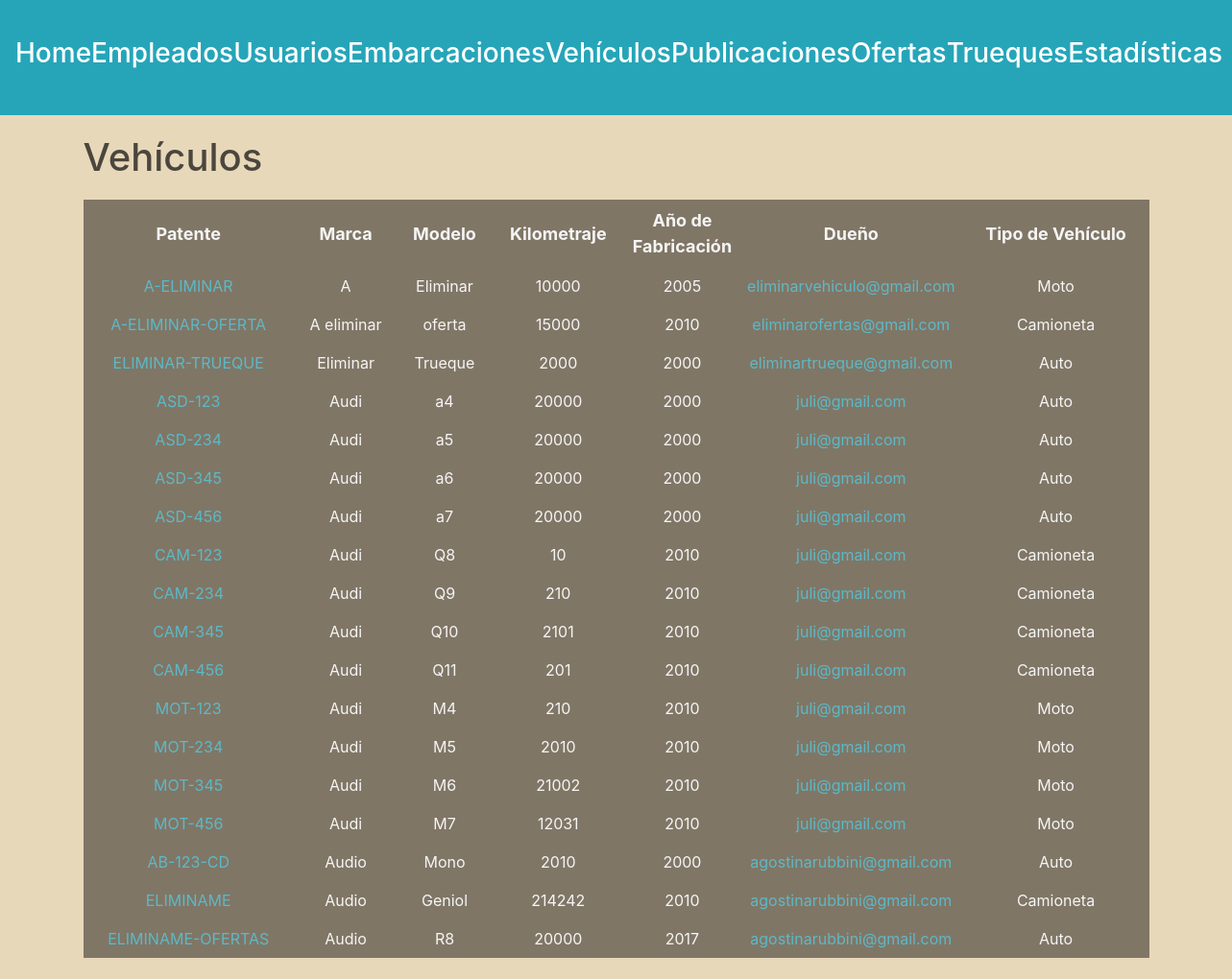
Screenshot of /administrador/vehiculos/ (signed in) with the database file from the repository.
### vehiculos/models.py (models this page shows)
class Vehiculo(models.Model):
    patente = models.CharField(max_length=100, unique=True)
    marca = models.CharField(max_length=100)
    modelo = models.CharField(max_length=100)
    tipo = models.ForeignKey(TipoVehiculo, on_delete=models.SET_NULL, null=True)
    año_fabricacion = models.DecimalField(max_digits=4, decimal_places=0, default=2000)
    kilometraje = models.DecimalField(max_digits=10, decimal_places=0, default=0)
    dueño = models.ForeignKey(Usuario, on_delete=models.CASCADE)

class TipoVehiculo(models.Model):
    clase = models.CharField(max_length=50, unique=True)

### usuarios/models.py (models this page shows, shortened)
class Usuario(AbstractBaseUser, PermissionsMixin):
    nombre = models.CharField(max_length=50)
    apellido = models.CharField(max_length=50)
    fecha_nacimiento = models.DateField()
    telefono = models.CharField(max_length=13)
    mail = models.EmailField(max_length=50, unique=True)
    password = models.CharField(max_length=128)
    is_staff= models.BooleanField(default=False)
    is_blocked= models.BooleanField(default=False)
    USERNAME_FIELD = 'mail'
    REQUIRED_FIELDS = ['nombre', 'apellido', 'fecha_nacimiento', 'telefono']

### administrador/views.py (the view)
# urls.py: path('administrador/vehiculos/', views.listar_vehiculos, name='lista vehiculos'),
@login_required(login_url=reverse_lazy('home'))
def listar_vehiculos(request):
    user = request.user
    if not user.is_superuser:
        return redirect('home')
    vehiculos = Vehiculo.objects.exclude(patente__startswith='*')
    return render(request, 'vehicles.html', {'vehiculos': vehiculos})

### autenticacion/backend.py (called while the page is built)
    def get_user(self, user_id):
        UserModel = get_user_model()
        try:
            return UserModel.objects.get(pk=user_id)
        except UserModel.DoesNotExist:
            return None

### administrador/templates/vehicles.html (shortened to what this page needs)
{% extends 'layouts/navbar.html' %}
{% block content %}
<div class="header">
    <h1>Vehículos</h1>
</div>
{% if vehiculos %}
    <table>
        <thead>
            <tr>
                <th>Patente</th>
                <th>Marca</th>
                <th>Modelo</th>
                <th>Kilometraje</th>
                <th>Año de Fabricación</th>
                <th>Dueño</th>
                <th>Tipo de Vehículo</th>
            </tr>
        </thead>
        <tbody>
            {% for vehiculo in vehiculos %}
                <tr>
                    <td>
                        <a href="{% url 'ver detalle vehiculo' vehiculo.id 0 %}"> {{vehiculo.patente}} </a>
                    </td>
                    <td>{{ vehiculo.marca }}</td>
                    <td>{{ vehiculo.modelo }}</td>
                    <td>{{ vehiculo.kilometraje }}</td>
                    <td>{{ vehiculo.año_fabricacion }}</td>
                    <td>
                        <a href="{% url 'ver perfil' vehiculo.dueño.id %}"> {{vehiculo.dueño}} </a>
                    </td>
                    <td>{{ vehiculo.tipo.clase }}</td>
                </tr>
            {% endfor %}
        </tbody>
    </table>
{% else %}
    <h3>No existen vehículos en la plataforma.</h3>
{% endif %}
{% endblock %}

### administrador/static/styles/main.css (style rules this page uses)
:root { --azul1: #6785b4; --azul2: #26a5b9; --azul3: #a9cecf; --gris: #c4c4be8c; --arena: #c8baa0; }
body { background: #e8d8ba !important; color: #fff; font-family: arial; margin: 0; }
.header { display: flex; justify-content: space-between; align-items: center; margin-bottom: 20px; }
.header h1 { color: #4b463d; margin: 0; }
table { width: 100%; background: #807666; color: whitesmoke; padding: 10px; margin-bottom: 2px; }
table thead th { font-size: 18px; }
table tbody td { font-size: 16px; }
table th, table td { padding: 8px; text-align: center; }
a:link, a:visited { color: #5cb9c7; font-size: 16px; }
td:nth-child(5), td:nth-child(6) { width: 100px; }

### rows the page displays
Vehiculo: patente "A-ELIMINAR", marca "A", modelo "Eliminar", kilometraje "10000", año_fabricacion "2005", dueño "eliminarvehiculo@gmail.com", tipo.clase "Moto"
Vehiculo: patente "A-ELIMINAR-OFERTA", marca "A eliminar", modelo "oferta", kilometraje "15000", año_fabricacion "2010", dueño "eliminarofertas@gmail.com", tipo.clase "Camioneta"
Vehiculo: patente "ELIMINAR-TRUEQUE", marca "Eliminar", modelo "Trueque", kilometraje "2000", año_fabricacion "2000", dueño "eliminartrueque@gmail.com", tipo.clase "Auto"
Vehiculo: patente "ASD-123", marca "Audi", modelo "a4", kilometraje "20000", año_fabricacion "2000", dueño "juli@gmail.com", tipo.clase "Auto"
Vehiculo: patente "ASD-234", marca "Audi", modelo "a5", kilometraje "20000", año_fabricacion "2000", dueño "juli@gmail.com", tipo.clase "Auto"
Vehiculo: patente "ASD-345", marca "Audi", modelo "a6", kilometraje "20000", año_fabricacion "2000", dueño "juli@gmail.com", tipo.clase "Auto"
Vehiculo: patente "ASD-456", marca "Audi", modelo "a7", kilometraje "20000", año_fabricacion "2000", dueño "juli@gmail.com", tipo.clase "Auto"
Vehiculo: patente "CAM-123", marca "Audi", modelo "Q8", kilometraje "10", año_fabricacion "2010", dueño "juli@gmail.com", tipo.clase "Camioneta"
Vehiculo: patente "CAM-234", marca "Audi", modelo "Q9", kilometraje "210", año_fabricacion "2010", dueño "juli@gmail.com", tipo.clase "Camioneta"
Vehiculo: patente "CAM-345", marca "Audi", modelo "Q10", kilometraje "2101", año_fabricacion "2010", dueño "juli@gmail.com", tipo.clase "Camioneta"
Vehiculo: patente "CAM-456", marca "Audi", modelo "Q11", kilometraje "201", año_fabricacion "2010", dueño "juli@gmail.com", tipo.clase "Camioneta"
Vehiculo: patente "MOT-123", marca "Audi", modelo "M4", kilometraje "210", año_fabricacion "2010", dueño "juli@gmail.com", tipo.clase "Moto"
Vehiculo: patente "MOT-234", marca "Audi", modelo "M5", kilometraje "2010", año_fabricacion "2010", dueño "juli@gmail.com", tipo.clase "Moto"
Vehiculo: patente "MOT-345", marca "Audi", modelo "M6", kilometraje "21002", año_fabricacion "2010", dueño "juli@gmail.com", tipo.clase "Moto"
Vehiculo: patente "MOT-456", marca "Audi", modelo "M7", kilometraje "12031", año_fabricacion "2010", dueño "juli@gmail.com", tipo.clase "Moto"
Vehiculo: patente "AB-123-CD", marca "Audio", modelo "Mono", kilometraje "2010", año_fabricacion "2000", dueño "agostinarubbini@gmail.com", tipo.clase "Auto"
Vehiculo: patente "ELIMINAME", marca "Audio", modelo "Geniol", kilometraje "214242", año_fabricacion "2010", dueño "agostinarubbini@gmail.com", tipo.clase "Camioneta"
Vehiculo: patente "ELIMINAME-OFERTAS", marca "Audio", modelo "R8", kilometraje "20000", año_fabricacion "2017", dueño "agostinarubbini@gmail.com", tipo.clase "Auto"
